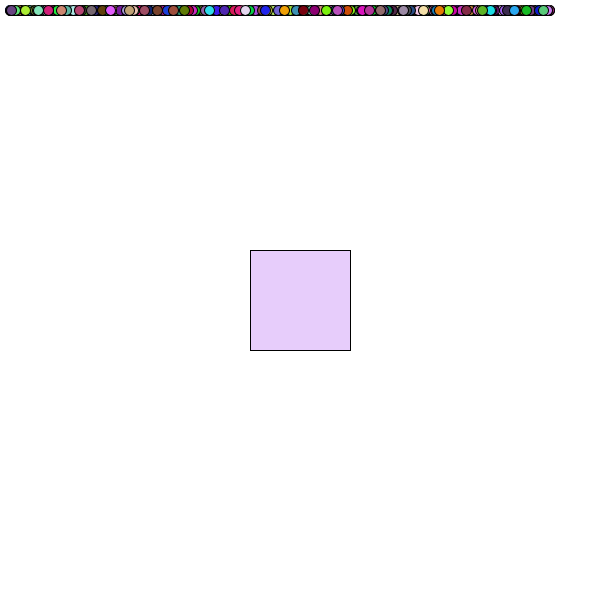
Frame 1 (no input)
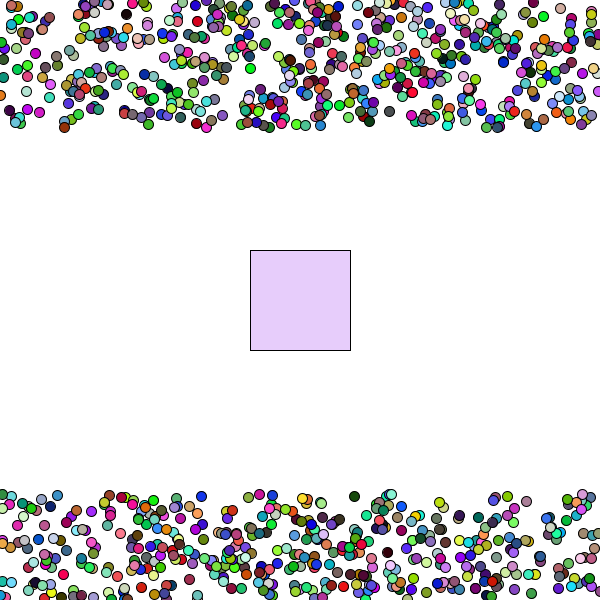
Frame 60 (the mouse pressed at the canvas centre just before this capture)
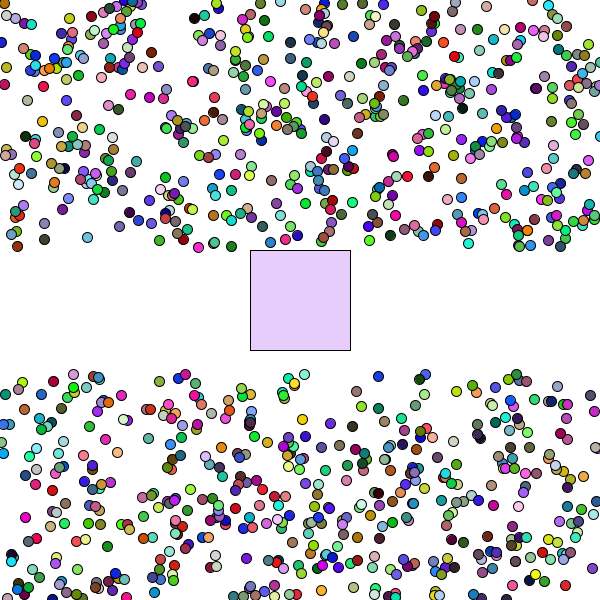
Frame 120 (the mouse held since frame 60 and released just before this capture)

The Processing sketch that drew these frames (run headless with seeded random() and noise(); from frame 60 on, the mouse is pressed at the canvas centre):

// Processing sketch: mainOne
// ── mainOne.pde
Ball[] balls;
int count = 1000;
sqr sqr = new sqr(300, 300, 100);

void setup() {
	size(600,600);
	
	balls = new Ball[count];
	
	for (int i = 0; i < count; i++) {
		balls[i] = new Ball(random(10,550), 10);
	}
	
	// added
	
}

void draw() {
	background(255);
	
	for (int i = 0; i < count; i++) {
		balls[i].display();
		balls[i].bounce();
	}

	// added
    sqr.display();
}
// ── Ball.pde

class Ball{
	float xpos;
	float ypos;
	float directionX = random( - 2,2);
	float directionY = random( - 2,2);
	color c1 = color(random(255), random(255), random(255));
	
	Ball(float x, float y) {
		xpos = x;
		ypos = y;
	}
	
	void display() {
		fill(c1);
		ellipse(xpos, ypos, 10, 10);
		
		xpos += directionX;
		ypos += directionY;
		
		if (xpos > width) {
        	xpos = 0; 
		} else if (xpos < 0) {
	        xpos = width; 
		} else if (ypos > height) {
	        ypos = 0; 
		} else if (ypos < 0) {
	        ypos = height; 
		}
	}

    // added
    void bounce(){
		float x = abs(directionX) + 0.5;
		float y = abs(directionY) + 0.5;
		
		if (
			((xpos+5 >= sqr.sqXL &&
			xpos+5 <= sqr.sqXL + x) ||
			(xpos-5 <= sqr.sqXR &&
			xpos-5 >= sqr.sqXR - x)) &&
			(ypos-5 >= sqr.sqYH &&
			ypos+5 <= sqr.sqYL)
		){
			directionX = -directionX;
		}
		
		if(
			(
				(
					ypos+5 >= sqr.sqYH &&
					ypos+5 <= sqr.sqYH + y
				) || (
					ypos-5 <= sqr.sqYL &&
					ypos-5 >= sqr.sqYL - y
				)
			) && (
				xpos+5 >= sqr.sqXL &&
				xpos-5 <= sqr.sqXR
			)
		){
			directionY = -directionY;
		}

		// if(
		// 	xpos+5 > sqr.sqXL &&
        //     xpos-5 < sqr.sqXR &&
		// 	ypos+5 > sqr.sqYH &&
        //     ypos-5 < sqr.sqYL
		// ){
		// 	if(
		// 		xpos+5 > sqr.sqXL &&
		// 		xpos-5 < sqr.sqXR 

		// 	){
		// 		directionX = -directionX;
		// 	}
		// 	if(
		// 		ypos+5 > sqr.sqYH &&
		// 		ypos-5 < sqr.sqYL
		// 	){
		// 		directionY = -directionY;
		// 	}
		// }
    }
}
// ── sqr.pde
class sqr{
	float xPos;
	float yPos;
	float sqW;
    color sqC = color(random(188,255), random(188,255), random(188,255));

    float sqXL;
    float sqXR;
    float sqYH;
    float sqYL;


	sqr(float xPosInput, float yPosInput, float sqWInput) {
	    xPos = xPosInput;
	    yPos = yPosInput;
	    sqW = sqWInput;
	}
	
	void display() {
	    rectMode(CENTER);
        fill(sqC);

        sqXL = xPos - sqW/2;
        sqXR = xPos + sqW/2;
        sqYH = yPos - sqW/2;
        sqYL = yPos + sqW/2;

	    rect(xPos, yPos, sqW, sqW);
	}
}
